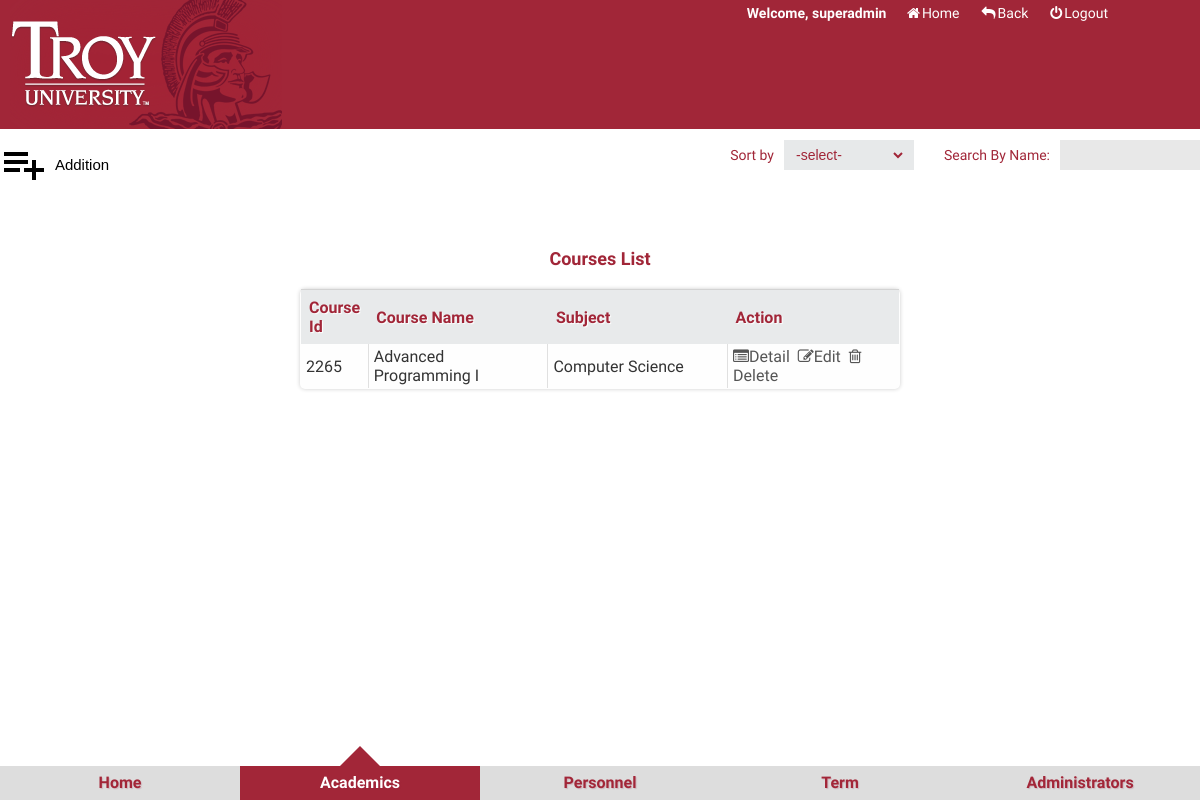
Screenshot of /admin/listCour.php?keywords=Advanced Programming I (signed in) with the database file from the repository.
### tables this page shows
CREATE TABLE `troy_courses` (
  `id` int(10) unsigned NOT NULL AUTO_INCREMENT,
  `courseName` varchar(255) NOT NULL,
  `courseId` int unsigned NOT NULL,
  `subjectId` int unsigned NOT NULL,
  `courseStartTime` int(50) NOT NULL,
  `courseEndTime` int(50) NOT NULL,
  `courseAvai` int unsigned NOT NULL,
  `courseCapa` int unsigned NOT NULL,
  `courseTerm` int(10) NOT NULL,
  `courseStat` int(10) NOT NULL,
  `courseLoca` varchar(45) NOT NULL,
  `courseDesc` TEXT NOT NULL,
  `courseCred` decimal(10,2) NOT NULL,
  `courseLevel` int(10) NOT NULL,
  `courseProfId` int unsigned NOT NULL,
  PRIMARY KEY (`id`),
  UNIQUE KEY `courseName` (`courseName`),
  UNIQUE KEY `courseId` (`courseId`)
);

CREATE TABLE `troy_subjects` (
  `id` int(10) unsigned NOT NULL AUTO_INCREMENT,
  `subShortName` varchar(15) NOT NULL,
  `subName` varchar(45) NOT NULL,
  PRIMARY KEY (`id`),
  UNIQUE KEY `subShortName` (`subShortName`),
  UNIQUE KEY `subName` (`subName`)
);

### lib/mysql.func.php (called while the page is built, shortened)
<?php
function fetchAll($sql,$result_type=MYSQLI_ASSOC){
    $link=mysqli_connect(DB_HOST,DB_USER,DB_PWD,DB_DBNAME) or die("Connect MySQL Fail:".mysqli_errno($link).":".mysqli_errno($link));
    $result=mysqli_query($link,$sql);
    while(@$row=mysqli_fetch_array($result,$result_type)){
        $rows[]=$row;
    }
    return $rows;
}

### admin/listCour.php (the view, shortened to what this page needs)
<?php
$order=$_REQUEST['order']?$_REQUEST['order']:null;
$orderBy=$order?"order by ".$order:null;
$keywords=$_REQUEST['keywords']?$_REQUEST['keywords']:null;
$where=$keywords?"where courseName like '%{$keywords}%'":null;
$sql="select c.id,c.courseName,c.courseId,c.subjectId,c.courseStartTime,c.courseEndTime,c.courseAvai,c.courseCapa,c.courseTerm,c.courseStat,c.courseLoca,c.courseDesc,c.courseProfId,c.courseCred,c.courseLevel,p.profFirstName,p.profLastName,p.profEmail,p.profPhoneNum,p.profDesc,s.subShortName,s.subName,t.termName,l.levelName from troy_courses as c left join troy_subjects s on c.subjectId=s.id left join troy_professors as p on c.courseProfId=p.id LEFT JOIN troy_term as t on c.courseTerm=t.id LEFT JOIN troy_level as l on c.courseLevel=l.id {$where}";
$totalRows=getResultNum($sql);
$pageSize=2;
$totalPage=ceil($totalRows/$pageSize);
$page=$_REQUEST['page']?(int)$_REQUEST['page']:1;
if($page>=$totalPage)$page=$totalPage;
$offset=($page-1)*$pageSize;
$sql="select c.id,c.courseName,c.courseId,c.subjectId,c.courseStartTime,c.courseEndTime,c.courseAvai,c.courseCapa,c.courseTerm,c.courseStat,c.courseLoca,c.courseDesc,c.courseProfId,c.courseCred,c.courseLevel,p.profFirstName,p.profLastName,p.profEmail,p.profDesc,p.profPhoneNum,s.subShortName,s.subName,t.termName,l.levelName from troy_courses as c left join troy_subjects s on c.subjectId=s.id left join troy_professors as p on c.courseProfId=p.id LEFT JOIN troy_term as t on c.courseTerm=t.id LEFT JOIN troy_level as l on c.courseLevel=l.id {$where} {$orderBy} limit {$offset},{$pageSize}";
$rows=fetchAll($sql);
?>
<!DOCTYPE html>
<html lang="en">
<head>
    <link href="../css/normalize.css" type="text/css" rel="stylesheet">
    <link href="css/main.css" type="text/css" rel="stylesheet">
    <link href="css/content.css" type="text/css" rel="stylesheet">
    <link href="../css/font-awesome.css" type="text/css" rel="stylesheet">
    <link href="css/animation.css" type="text/css" rel="stylesheet">
    <link href="css/backstage.css" type="text/css" rel="stylesheet">
    <link href="css/details.css" type="text/css" rel="stylesheet">
</head>
<body>
<div class="head">
    <div class="logo fl"><a href="#"></a></div>
    <div class="operation_user fr">
        <div class="link">
            <b style="color:#fff">Welcome,
                <?php
                if(isset($_SESSION['TroyCourSYSadminName'])){
                    echo $_SESSION['TroyCourSYSadminName'];
                }elseif(isset($_COOKIE['TroyCourSYSadminName'])){
                    echo $_COOKIE['TroyCourSYSadminName'];
                }
                ?>
            </b>&nbsp;&nbsp;<a href="index.php" style="color:#fff" class="" ><i class="fa fa-home"></i><span>Home</span></a><a href="#" class="" onclick="history.go(-1)" style="color:#fff"><i class="fa fa-reply"></i><span>Back</span></a><a href="doAdminAction.php?act=logout" class="" style="color:#fff"><i class="fa fa-power-off"></i><span>Logout</span></a>
        </div>
    </div>
</div>
<div class="container">
    <div class="st-container">
        <a href="#st-panel-1">Home</a>
        <a href="#st-panel-2">Academics</a>
        <a href="#st-panel-3">Personnel</a>
        <a href="#st-panel-4">Term</a>
        <a href="#st-panel-5">Administrators</a>
        <div class="details">
            <div class="details_operation clearfix">
                <div class="additionBtn fl">
                    <input type="button" value="Addition" class="add add48x48" onclick="addCour()">
                </div>
                <div class="fr">
                    <div class="text">
                        <span>Sort by</span>
                        <div class="bui_select">
                            <select id="" class="select" onchange="change(this.value)">
                                <option>-select-</option>
                            </select>
                        </div>
                    </div>
                    <div class="text">
                        <span>Search By Name:</span>
                        <input type="text" value="" class="search" id="search" onkeypress="search()">
                    </div>
                </div>
            </div>
            <table class="table" cellpadding="0" cellspacing="0">
                <caption>Courses List</caption>
                <thead>
                <tr>
                    <th width="10%">Course Id</th>
                    <th width="30%">Course Name</th>
                    <th width="30%">Subject</th>
                    <th>Action</th>
                </tr>
                </thead>
                <tbody>
                <?php foreach($rows as $row):?>
                    <tr>
                        <td><?php echo $row['courseId']; ?></td>
                        <td><?php echo $row['courseName']; ?></td>
                        <td><?php echo $row['subName']; ?></td>
                        <td align="center">
                            <a href="javascript:showDetail(<?php echo $row['id']; ?>)"><i class="fa fa-list-alt"></i>Detail</a>&nbsp;&nbsp;<a href="javascript:editCour(<?php echo $row['id']; ?>)"><i class="fa fa-pencil-square-o"></i>Edit</a>&nbsp;&nbsp;<a href="javascript:delCour(<?php echo $row['id']; ?>)"><i class="fa fa-trash-o"></i>Delete</a>
                        </td>
                    </tr>
                <?php endforeach;?>
                </tbody>
            </table>
        </div>
    </div>
</div>
</body>
</html>

### admin/css/main.css (style rules this page uses)
* { margin: 0;padding:0;font-family: 'Exo', sans-serif; }
body { font-family: Georgia,Serif;background: #fff;font-weight: 400;font-size: 15px;color: #333;-webkit-font-smoothing:antialiased; }
a { text-decoration: none;color: #555; }
input,select,textarea { outline: none;border: none; background: none; }
.fr { float:right }
.fl { float:left }
.clearfix:after, .clearfix:before { content: ""; display: table; }
.clearfix:after { clear: both }
.clearfix { zoom:1; }
.head { position:relative;height: 129px;width:100%; background:#a12638;overflow: hidden;z-index: 999999;font-family:"Josefin Slab","Myriad Pro",Arial,sans-serif; }
.logo { width: 282px; height: 100%; background: url(../../img/logo-TROY.png) 10px center no-repeat; }
.operation_user { height:27px;font-size:14px;overflow: hidden;position: absolute;top:0;right:0%;margin-right:80px; }
.link { line-height:27px; }
.link span { padding: 0 2px; }
.link a { padding: 0 10px; }
.st-container { width: 100%;height: 100%;position: absolute;left:0;bottom:0px;font-family:"Josefin Slab","Myriad Pro",Arial,sans-serif; }
.st-container>input,.st-container>a { width: 20%;height: 34px;line-height:34px;position: fixed;bottom:0px;cursor: pointer; }
.st-container>a { z-index: 10;font-weight: 700;font-size: 16px;background: #ddd;text-align: center;color:#A22638;text-shadow:1px 1px 1px rgba(151,24,64,0.2); }
#st-control-1,#st-control-1 + a { left:0; }
#st-control-2,#st-control-2 + a { left:20%; }
#st-control-3,#st-control-3 + a { left:40%; }
#st-control-4,#st-control-4 + a { left:60%; }
#st-control-5,#st-control-5 + a { left:80%; }
.st-container input:checked + a,.st-container input:checked:hover + a { background:#A22638;color:#FFF }
.st-container input:checked + a:after { content: "";width: 0;height: 0;overflow: hidden;border:20px solid transparent;border-bottom-color: #A22638;position: absolute;left: 50%;margin-left: -20px;bottom:100%;margin-top: 34px; }

### admin/css/backstage.css (style rules this page uses)
.add48x48 { background: url(../img/icon/additonBtn48x48.png) no-repeat left center;padding-left:50px;width: 114px;height: 48px; }
.details { margin-top: 140px }
table { overflow:hidden;font-size: 16px;font-family: 'Exo', sans-serif;border:1px solid #d3d3d3;background:#fefefe;border-collapse:collapse;width:50%;margin:5% auto;border-radius:5px;-webkit-border-radius:5px;-moz-border-radius:5px;box-shadow: 0 0 4px rgba(0, 0, 0, 0.2);-webkit-box-shadow: 0 0 4px rgba(0, 0, 0, 0.2);-moz-box-shadow: 0 0 4px rgba(0, 0, 0, 0.2); }
.table caption { color: #a12638;padding-bottom: 20px;font-size: 18px;font-family: 'Exo', sans-serif;font-weight: bold }
.table th, .table td { padding:8px; text-align:left; }
.table th, .table th:hover { padding-top:8px; text-shadow: 1px 1px 1px #fff; background:#e8eaeb;color: #a12638!important; }
.table td { border-right:1px solid #e0e0e0; }
.bui_select { background-color: #e7e9ea; height: 30px; float: left; }
.text { float: left; margin-left: 30px; display: inline;color:#a12638;font-weight: 500 }
.text span { line-height: 30px; font-size: 14px; float:left; margin-right: 10px; }
.search { width: 140px; height: 30px; line-height: 30px\9; background-color: #E8E8E8; padding: 0 8px; }
.select { font-size: 14px; height: 22px; margin: 4px 8px;color:#a12638; }

### admin/css/details.css (style rules this page uses)
* { margin: 0;padding:0;font-family: 'Exo', sans-serif; }
body { font-family: Georgia,Serif;background: #fff;font-weight: 400;font-size: 15px;color: #333;-webkit-font-smoothing:antialiased; }
a { text-decoration: none;color: #555; }
input,select,textarea { outline: none;border: none; background: none; }
.fr { float:right }
.fl { float:left }
.clearfix:after, .clearfix:before { content: ""; display: table; }
.clearfix:after { clear: both }
.clearfix { zoom:1; }
.detailTable th, .table td { padding:3px 5px 3px;text-align:left; }

### admin/listCour.php (style rules this page uses)
body { overflow: hidden; }

### rows the page displays
troy_courses: courseId "2265", courseName "Advanced Programming I", troy_subjects.subName "Computer Science"

### other values shown
$_SESSION['TroyCourSYSadminName'] "superadmin"
